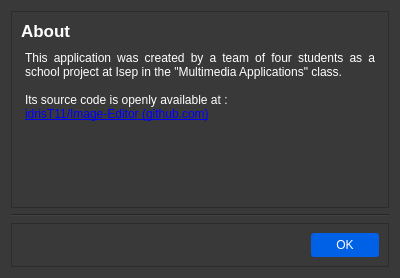
<?xml version="1.0" encoding="UTF-8"?>
<ui version="4.0">
 <class>AboutDialog</class>
 <widget class="QDialog" name="AboutDialog">
  <property name="geometry">
   <rect>
    <x>0</x>
    <y>0</y>
    <width>400</width>
    <height>278</height>
   </rect>
  </property>
  <property name="maximumSize">
   <size>
    <width>400</width>
    <height>278</height>
   </size>
  </property>
  <property name="windowTitle">
   <string>About Us</string>
  </property>
  <property name="windowIcon">
   <iconset resource="../../res.qrc">
    <normaloff>:/images/ressources/vgath-logo.png</normaloff>:/images/ressources/vgath-logo.png</iconset>
  </property>
  <property name="styleSheet">
   <string notr="true">background-color: rgb(57,57, 57);</string>
  </property>
  <layout class="QVBoxLayout" name="verticalLayout" stretch="5,0,0">
   <item>
    <widget class="QFrame" name="frame">
     <property name="frameShape">
      <enum>QFrame::StyledPanel</enum>
     </property>
     <property name="frameShadow">
      <enum>QFrame::Raised</enum>
     </property>
     <layout class="QVBoxLayout" name="verticalLayout_2">
      <item>
       <widget class="QLabel" name="label">
        <property name="styleSheet">
         <string notr="true">color: white;
font-size: 17px;
font-weight:bold;
</string>
        </property>
        <property name="text">
         <string>About</string>
        </property>
       </widget>
      </item>
      <item>
       <widget class="QTextBrowser" name="textBrowser">
        <property name="styleSheet">
         <string notr="true">border: none;</string>
        </property>
        <property name="html">
         <string>&lt;!DOCTYPE HTML PUBLIC &quot;-//W3C//DTD HTML 4.0//EN&quot; &quot;http://www.w3.org/TR/REC-html40/strict.dtd&quot;&gt;
&lt;html&gt;&lt;head&gt;&lt;meta name=&quot;qrichtext&quot; content=&quot;1&quot; /&gt;&lt;meta charset=&quot;utf-8&quot; /&gt;&lt;style type=&quot;text/css&quot;&gt;
p, li { white-space: pre-wrap; }
hr { height: 1px; border-width: 0; }
li.unchecked::marker { content: &quot;\2610&quot;; }
li.checked::marker { content: &quot;\2612&quot;; }
&lt;/style&gt;&lt;/head&gt;&lt;body style=&quot; font-family:'Segoe UI'; font-size:9pt; font-weight:400; font-style:normal;&quot;&gt;
&lt;p align=&quot;justify&quot; style=&quot; margin-top:0px; margin-bottom:0px; margin-left:0px; margin-right:0px; -qt-block-indent:0; text-indent:0px;&quot;&gt;&lt;span style=&quot; color:#ffffff;&quot;&gt;This application was created by a team of four students as a school project at Isep in the &amp;quot;Multimedia Applications&amp;quot; class.&lt;br /&gt;&lt;/span&gt;&lt;/p&gt;
&lt;p align=&quot;justify&quot; style=&quot; margin-top:0px; margin-bottom:0px; margin-left:0px; margin-right:0px; -qt-block-indent:0; text-indent:0px;&quot;&gt;&lt;span style=&quot; color:#ffffff;&quot;&gt;Its source code is openly available at :&lt;/span&gt;&lt;/p&gt;
&lt;p align=&quot;justify&quot; style=&quot; margin-top:0px; margin-bottom:0px; margin-left:0px; margin-right:0px; -qt-block-indent:0; text-indent:0px;&quot;&gt;&lt;a href=&quot;https://github.com/idrisT11/Image-Editor&quot;&gt;&lt;span style=&quot; text-decoration: underline; color:#0000ff;&quot;&gt;idrisT11/Image-Editor (github.com)&lt;/span&gt;&lt;/a&gt;&lt;/p&gt;&lt;/body&gt;&lt;/html&gt;</string>
        </property>
       </widget>
      </item>
     </layout>
    </widget>
   </item>
   <item>
    <widget class="Line" name="line">
     <property name="orientation">
      <enum>Qt::Horizontal</enum>
     </property>
    </widget>
   </item>
   <item>
    <widget class="QFrame" name="frame_2">
     <property name="frameShape">
      <enum>QFrame::StyledPanel</enum>
     </property>
     <property name="frameShadow">
      <enum>QFrame::Raised</enum>
     </property>
     <layout class="QHBoxLayout" name="horizontalLayout">
      <item>
       <spacer name="horizontalSpacer">
        <property name="orientation">
         <enum>Qt::Horizontal</enum>
        </property>
        <property name="sizeHint" stdset="0">
         <size>
          <width>274</width>
          <height>20</height>
         </size>
        </property>
       </spacer>
      </item>
      <item>
       <widget class="QPushButton" name="pushButton">
        <property name="styleSheet">
         <string notr="true">background-color: rgb(0, 97, 230);
color: white;
border-radius: 3px;
border: none;
padding: 5px 25px;</string>
        </property>
        <property name="text">
         <string>OK</string>
        </property>
       </widget>
      </item>
     </layout>
    </widget>
   </item>
  </layout>
 </widget>
 <resources>
  <include location="../../res.qrc"/>
 </resources>
 <connections/>
</ui>
